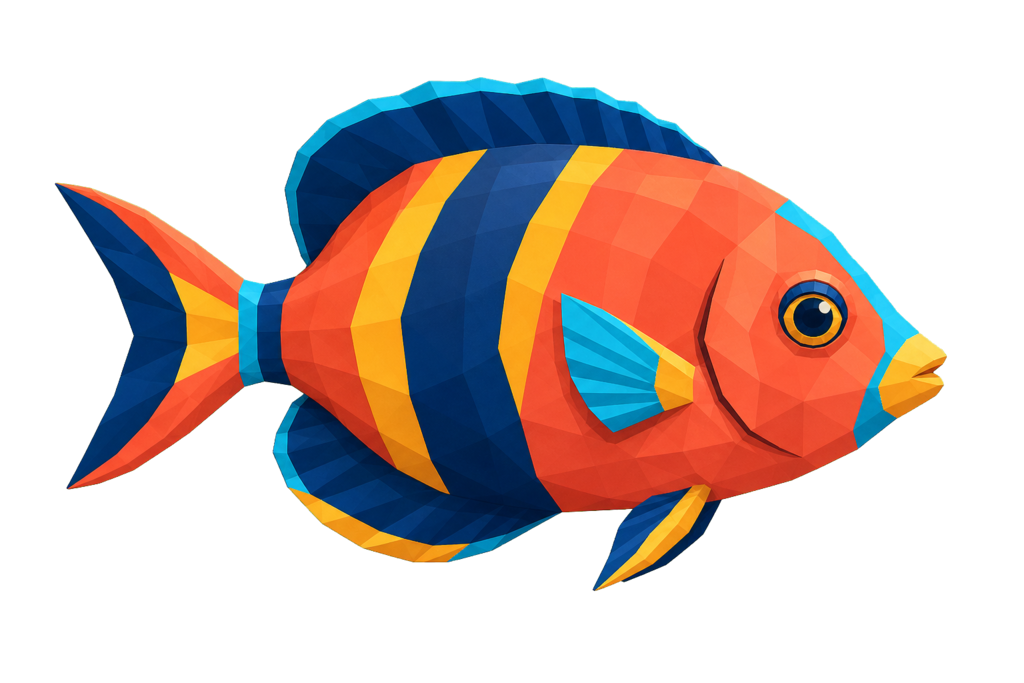
#> input picture src/assets/examples/reef-fish.png, 1024 x 683 px
$ python png_inflate_to_glb.py ../src/assets/examples/reef-fish.png
#> lines starting #> are read from the running program, lines starting #| are printed output that depends on the picture; long printed decimals are rounded
#!/usr/bin/env python3
"""Turn a transparent PNG/WebP into Retrovisor's closed low-poly 2.5D GLB.

This is a dependency-light Python port of src/modules/png-model algorithm v2.
Runtime dependency: Pillow (``python -m pip install Pillow``).
"""
from __future__ import annotations

import argparse, base64, json, math, struct, sys
from array import array
from dataclasses import dataclass
from pathlib import Path
from typing import Iterable
from PIL import Image


def clamp(v, lo, hi): return min(hi, max(lo, v))


@dataclass
class Settings:
    target_size: float = 4.0
    density: int = 40
    alpha_threshold: int = 16
    thickness: float = 0.8
    bulge: float = 1.35
    depth_profile: str = "balanced"
    smoothing: int = 1
    manual_strength: float = 0.75
    mirror_back: bool = True
    edge_depth: float = 0.03
    edge_falloff: float = 0.18
    coverage_threshold: float = 0.2
    component_mode: str = "largest"
    min_component_cells: int = 2
    side_style: str = "sampled"
    side_color: str = "#665533"


def bounds_for_alpha(alpha, w, h, threshold):
    points = [(x, y) for y in range(h) for x in range(w) if alpha[y*w+x] >= threshold]
    if not points: raise ValueError("La imagen es totalmente transparente con el umbral elegido")
    xs, ys = zip(*points)
    return min(xs), min(ys), max(xs)-min(xs)+1, max(ys)-min(ys)+1


def sample_coverage(alpha, iw, b, col, row, cols, rows, threshold):
    bx, by, bw, bh = b
    left, right = bx + col/cols*bw, bx + (col+1)/cols*bw
    top, bottom = by + row/rows*bh, by + (row+1)/rows*bh
    area = max(sys.float_info.epsilon, (right-left)*(bottom-top)); total = 0.0
    for y in range(math.floor(top), math.ceil(bottom)):
        oy = max(0.0, min(bottom, y+1)-max(top, y))
        for x in range(math.floor(left), math.ceil(right)):
            ox = max(0.0, min(right, x+1)-max(left, x)); a = alpha[y*iw+x]
            if a >= threshold: total += ox*oy*(a/255.0)
    return clamp(total/area, 0, 1)


def components(mask, cols, rows):
    labels = [-1]*len(mask); found=[]
    for start, on in enumerate(mask):
        if not on or labels[start] >= 0: continue
        cid=len(found); q=[start]; labels[start]=cid; cells=[]
        for i in q:
            cells.append(i); x=i%cols; y=i//cols
            for n in (i-1 if x else -1, i+1 if x+1<cols else -1,
                      i-cols if y else -1, i+cols if y+1<rows else -1):
                if n >= 0 and mask[n] and labels[n] < 0: labels[n]=cid; q.append(n)
        found.append(cells)
    return labels, found


def silhouette(image: Image.Image, s: Settings):
    w,h=image.size
    if w > 8192 or h > 8192 or w*h > 32*1024*1024:
        raise ValueError("La imagen supera el limite de 8192 px o 32 megapixeles")
    channel=image.getchannel("A")
    alpha=list(channel.get_flattened_data() if hasattr(channel,"get_flattened_data") else channel.getdata())
    b=bounds_for_alpha(alpha,w,h,s.alpha_threshold)
    scale=min(1, s.density/max(b[2],b[3])); cols=max(1,round(b[2]*scale)); rows=max(1,round(b[3]*scale))
    coverage=[]; mask=[]
    for y in range(rows):
        for x in range(cols):
            c=sample_coverage(alpha,w,b,x,y,cols,rows,s.alpha_threshold); coverage.append(c); mask.append(c>=s.coverage_threshold)
    labels, comps=components(mask,cols,rows)
    if not comps: raise ValueError("La silueta muestreada no contiene celdas opacas")
    selected=([max(comps,key=len)] if s.component_mode=="largest" else [c for c in comps if len(c)>=s.min_component_cells])
    if not selected: selected=[max(comps,key=len)]
    keep={i for c in selected for i in c}; mask=[i in keep for i in range(len(mask))]; labels,comps=components(mask,cols,rows)
    dist=[math.inf if v else 0.0 for v in mask]
    def inside(x,y): return 0<=x<cols and 0<=y<rows and mask[y*cols+x]
    for y in range(rows):
        for x in range(cols):
            i=y*cols+x
            if mask[i] and not all((inside(x-1,y),inside(x+1,y),inside(x,y-1),inside(x,y+1))): dist[i]=.5
    rt2=math.sqrt(2)
    for yr,xr,neighbors in ((range(rows),range(cols),((-1,0,1),(0,-1,1),(-1,-1,rt2),(1,-1,rt2))),
                            (range(rows-1,-1,-1),range(cols-1,-1,-1),((1,0,1),(0,1,1),(1,1,rt2),(-1,1,rt2)))):
        for y in yr:
            for x in xr:
                i=y*cols+x
                if mask[i]:
                    for dx,dy,cost in neighbors:
                        nx,ny=x+dx,y+dy
                        if 0<=nx<cols and 0<=ny<rows: dist[i]=min(dist[i],dist[ny*cols+nx]+cost)
    maximum=max(d for d in dist if math.isfinite(d)); norm=[d/maximum if mask[i] else 0 for i,d in enumerate(dist)]
    return dict(iw=w,ih=h,b=b,cols=cols,rows=rows,mask=mask,labels=labels,coverage=coverage,norm=norm,components=len(comps))


def paint(depth, size, spec):
    tool,u,v,radius,strength=spec; cx=clamp(u,0,1)*(size-1); cy=clamp(v,0,1)*(size-1); radius=clamp(radius,1,size/2); source=depth[:]
    for y in range(max(0,math.floor(cy-radius)),min(size-1,math.ceil(cy+radius))+1):
        for x in range(max(0,math.floor(cx-radius)),min(size-1,math.ceil(cx+radius))+1):
            d=math.hypot(x-cx,y-cy)
            if d>radius: continue
            a=clamp(strength,.01,1)*(1-d/radius)**2; i=y*size+x
            if tool=="inflate": depth[i]=clamp(depth[i]+a,-1,1)
            elif tool=="deflate": depth[i]=clamp(depth[i]-a,-1,1)
            elif tool=="erase": depth[i]*=1-a
            else:
                ns=[source[yy*size+xx] for yy in range(max(0,y-1),min(size,y+2)) for xx in range(max(0,x-1),min(size,x+2))]
                depth[i]=source[i]*(1-a)+sum(ns)/len(ns)*a


def generate(g,s,depth_map,map_size):
    C,R=g['cols'],g['rows']; pi=lambda x,y:y*(C+1)+x
    inside=lambda x,y:0<=x<C and 0<=y<R and g['mask'][y*C+x]
    used=[False]*((C+1)*(R+1)); boundary=[False]*len(used); edges=[]
    for y in range(R):
        for x in range(C):
            if not inside(x,y): continue
            comp=g['labels'][y*C+x]
            for p in (pi(x,y),pi(x+1,y),pi(x,y+1),pi(x+1,y+1)): used[p]=True
            for absent,a,b in ((not inside(x-1,y),(x,y),(x,y+1)),(not inside(x,y+1),(x,y+1),(x+1,y+1)),
                               (not inside(x+1,y),(x+1,y+1),(x+1,y)),(not inside(x,y-1),(x+1,y),(x,y))):
                if absent: boundary[pi(*a)]=boundary[pi(*b)]=True; edges.append((comp,a,b))
    def point_source(x,y):
        vals=[g['norm'][yy*C+xx] for yy in (y-1,y) for xx in (x-1,x) if inside(xx,yy)]
        return sum(vals)/len(vals) if vals else 0
    def map_sample(u,v):
        x=clamp(u,0,1)*(map_size-1); y=clamp(v,0,1)*(map_size-1); x0=int(x);y0=int(y);x1=min(map_size-1,x0+1);y1=min(map_size-1,y0+1);fx=x-x0;fy=y-y0
        return (depth_map[y0*map_size+x0]*(1-fx)+depth_map[y0*map_size+x1]*fx)*(1-fy)+(depth_map[y1*map_size+x0]*(1-fx)+depth_map[y1*map_size+x1]*fx)*fy
    maximum=s.thickness*.5; edge=maximum*s.edge_depth; depths=[0.0]*len(used)
    for y in range(R+1):
        for x in range(C+1):
            i=pi(x,y)
            if not used[i]: continue
            if boundary[i]: depths[i]=edge; continue
            d=clamp(point_source(x,y),0,1); taper=(clamp(d/s.edge_falloff,0,1)**2)*(3-2*clamp(d/s.edge_falloff,0,1))
            auto=(math.sqrt(d*(2-d))**s.bulge if s.depth_profile=='organic' else (d**max(1,s.bulge)*.55 if s.depth_profile=='relief' else d**s.bulge))
            ratio=s.edge_depth+(.92-s.edge_depth)*auto*taper+map_sample(x/C,y/R)*s.manual_strength*taper*(1-s.edge_depth)
            depths[i]=maximum*clamp(ratio,s.edge_depth,1)
    for _ in range(s.smoothing):
        nxt=depths[:]
        for y in range(R+1):
            for x in range(C+1):
                i=pi(x,y)
                if not used[i] or boundary[i]: continue
                vals=[depths[pi(xx,yy)] for xx,yy in ((x-1,y),(x+1,y),(x,y-1),(x,y+1)) if 0<=xx<=C and 0<=yy<=R and used[pi(xx,yy)]]
                nxt[i]=clamp((depths[i]*2+sum(vals))/(2+len(vals)),edge,maximum)
        depths=nxt
    aspect=g['b'][2]/g['b'][3]; width=s.target_size if aspect>=1 else s.target_size*aspect; height=s.target_size/aspect if aspect>=1 else s.target_size
    verts=[];uvs=[];faces=[]; cache={}
    def pair(comp,x,y):
        key=(comp,pi(x,y))
        if key not in cache:
            px=(x/C-.5)*width; py=(.5-y/R)*height; z=depths[pi(x,y)]; sx=g['b'][0]+x/C*g['b'][2]; sy=g['b'][1]+y/R*g['b'][3]
            front=len(verts); verts.append((px,py,z));uvs.append((sx/g['iw'],sy/g['ih']))
            back=len(verts); verts.append((px,py,-z));uvs.append(((g['b'][0]+(1-x/C)*g['b'][2])/g['iw'] if s.mirror_back else sx/g['iw'],sy/g['ih']))
            cache[key]=(front,back)
        return cache[key]
    for y in range(R):
        for x in range(C):
            if not inside(x,y):continue
            c=g['labels'][y*C+x];tl=pair(c,x,y);tr=pair(c,x+1,y);bl=pair(c,x,y+1);br=pair(c,x+1,y+1)
            faces += [(tl[0],bl[0],br[0]),(tl[0],br[0],tr[0]),(tl[1],tr[1],br[1]),(tl[1],br[1],bl[1])]
    side_start=len(faces)
    for c,a,b in edges:
        aa=pair(c,*a);bb=pair(c,*b);faces += [(aa[0],aa[1],bb[1]),(aa[0],bb[1],bb[0])]
    return verts,uvs,faces,side_start,dict(width=width,height=height,maximumDepth=max(depths)*2,vertices=len(verts),triangles=len(faces),components=g['components'])


def write_glb(path,image_png,verts,uvs,faces,side_start,s):
    pos=array('f',(v for xyz in verts for v in xyz)).tobytes(); tex=array('f',(v for uv in uvs for v in uv)).tobytes()
    front=array('I',(i for f in faces[:side_start] for i in f)).tobytes(); sides=array('I',(i for f in faces[side_start:] for i in f)).tobytes()
    chunks=[]; blob=bytearray()
    def add(data,target=None):
        while len(blob)%4: blob.append(0)
        off=len(blob);blob.extend(data);chunks.append({'buffer':0,'byteOffset':off,'byteLength':len(data),**({'target':target} if target else {})});return len(chunks)-1
    pv=add(pos,34962);uv=add(tex,34962);fi=add(front,34963);si=add(sides,34963);im=add(image_png)
    mins=[min(v[i] for v in verts) for i in range(3)];maxs=[max(v[i] for v in verts) for i in range(3)]
    acc=[{'bufferView':pv,'componentType':5126,'count':len(verts),'type':'VEC3','min':mins,'max':maxs},{'bufferView':uv,'componentType':5126,'count':len(uvs),'type':'VEC2'},
         {'bufferView':fi,'componentType':5125,'count':len(front)//4,'type':'SCALAR'},{'bufferView':si,'componentType':5125,'count':len(sides)//4,'type':'SCALAR'}]
    rgb=[int(s.side_color[i:i+2],16)/255 for i in (1,3,5)]
    mats=[{'pbrMetallicRoughness':{'baseColorTexture':{'index':0},'metallicFactor':0,'roughnessFactor':1},'doubleSided':False,'alphaMode':'BLEND'},
          ({'pbrMetallicRoughness':{'baseColorTexture':{'index':0},'metallicFactor':0,'roughnessFactor':1}} if s.side_style=='sampled' else {'pbrMetallicRoughness':{'baseColorFactor':rgb+[1],'metallicFactor':0,'roughnessFactor':1}})]
    doc={'asset':{'version':'2.0','generator':'Retrovisor png_inflate_to_glb.py'},'scene':0,'scenes':[{'nodes':[0]}],'nodes':[{'mesh':0,'name':path.stem}],
         'meshes':[{'primitives':[{'attributes':{'POSITION':0,'TEXCOORD_0':1},'indices':2,'material':0},{'attributes':{'POSITION':0,'TEXCOORD_0':1},'indices':3,'material':1}]}],
         'materials':mats,'textures':[{'sampler':0,'source':0}],'samplers':[{'magFilter':9728,'minFilter':9728,'wrapS':33071,'wrapT':33071}],
         'images':[{'bufferView':im,'mimeType':'image/png'}],'accessors':acc,'bufferViews':chunks,'buffers':[{'byteLength':len(blob)}]}
    js=json.dumps(doc,separators=(',',':')).encode();js+=b' ' *((4-len(js)%4)%4);blob+=b'\0'*((4-len(blob)%4)%4)
    out=struct.pack('<III',0x46546c67,2,12+8+len(js)+8+len(blob))+struct.pack('<II',len(js),0x4E4F534A)+js+struct.pack('<II',len(blob),0x004E4942)+blob
    path.write_bytes(out)


def stroke(text):
    p=text.split(',')
    if len(p)!=5 or p[0] not in ('inflate','deflate','smooth','erase'): raise argparse.ArgumentTypeError('formato: herramienta,u,v,radio,fuerza')
    return p[0],float(p[1]),float(p[2]),float(p[3]),float(p[4])


def main():
    p=argparse.ArgumentParser(description='Infla la silueta alfa de una imagen y crea un GLB 2.5D cerrado.')
    p.add_argument('input',type=Path);p.add_argument('output',type=Path,nargs='?')
    for name,typ,default in [('target-size',float,4),('density',int,40),('alpha-threshold',int,16),('thickness',float,.8),('bulge',float,1.35),('smoothing',int,1),('manual-strength',float,.75),('edge-depth',float,.03),('edge-falloff',float,.18),('coverage-threshold',float,.2),('min-component-cells',int,2)]: p.add_argument('--'+name,type=typ,default=default)
    p.add_argument('--depth-profile',choices=['balanced','organic','relief'],default='balanced');p.add_argument('--component-mode',choices=['largest','all'],default='largest');p.add_argument('--side-style',choices=['sampled','solid'],default='sampled');p.add_argument('--side-color',default='#665533');p.add_argument('--no-mirror-back',action='store_true');p.add_argument('--stroke',action='append',type=stroke,default=[]);p.add_argument('--depth-map-size',type=int,default=64);p.add_argument('--analysis-json',type=Path)
    a=p.parse_args(); out=a.output or a.input.with_suffix('.glb'); kw={k.replace('-','_'):v for k,v in vars(a).items() if k.replace('-','_') in Settings.__annotations__};kw['mirror_back']=not a.no_mirror_back;s=Settings(**kw)
    s.target_size=clamp(s.target_size,.25,50);s.density=int(clamp(s.density,12,72));s.alpha_threshold=int(clamp(s.alpha_threshold,1,254));s.thickness=clamp(s.thickness,.02,20);s.bulge=clamp(s.bulge,.25,4);s.smoothing=int(clamp(s.smoothing,0,4));s.manual_strength=clamp(s.manual_strength,0,2);s.edge_falloff=clamp(s.edge_falloff,.02,.8);s.edge_depth=clamp(s.edge_depth,0,.25);s.coverage_threshold=clamp(s.coverage_threshold,.01,1);s.min_component_cells=int(clamp(s.min_component_cells,1,256))
    if not (len(s.side_color)==7 and s.side_color[0]=='#' and all(c in '0123456789abcdefABCDEF' for c in s.side_color[1:])): raise ValueError('--side-color debe tener formato #RRGGBB')
    image=Image.open(a.input).convert('RGBA');g=silhouette(image,s);size=int(clamp(a.depth_map_size,8,96));dm=[0.0]*(size*size)
#> in main, image is the input picture: PIL image 1024x683 RGBA; mean R, G, B, A 53.5, 36.9, 32.6, 98.9
#> in silhouette, `channel=image.getchannel("A")`:
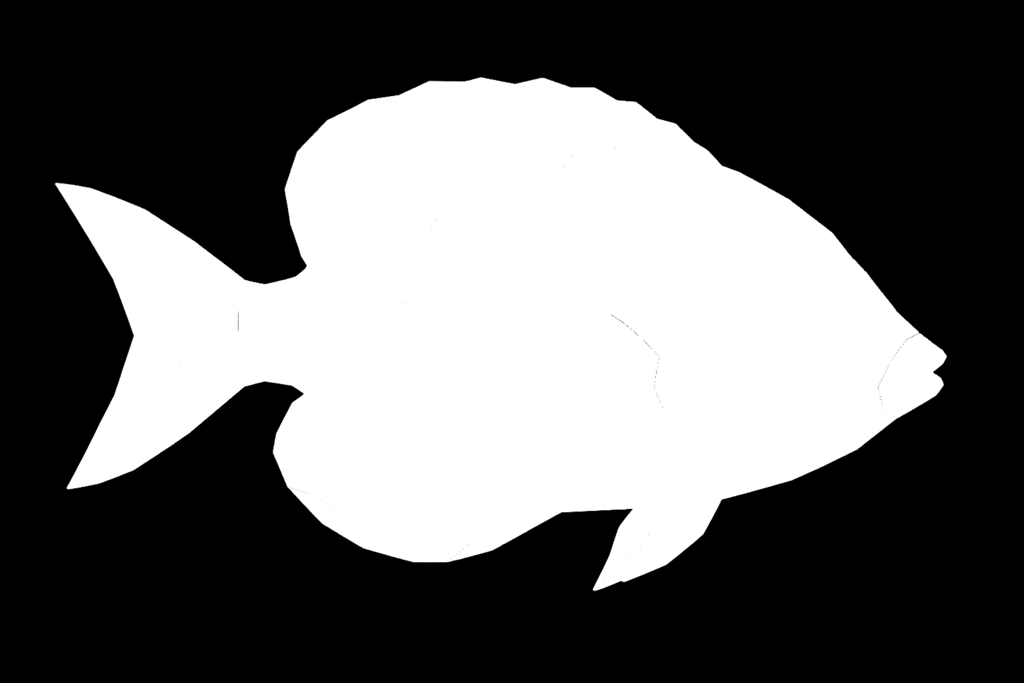
#> channel: PIL image 1024x683 L; min 0, max 255, mean 98.9
#> in silhouette, `alpha=list(channel.get_flattened_data() if hasattr(channel,"get_flatte..`: alpha = 699392 items
#> in bounds_for_alpha, `points = [(x, y) for y in range(h) for x in range(w) if alpha[y*w+x] >..`: points = 273145 items
#> in silhouette, `b=bounds_for_alpha(alpha,w,h,s.alpha_threshold)`: b = (54, 77, 893, 514)
#> in silhouette, `scale = min(1, s.density / max(b[2], b[3]))`: scale = 0.0448
#> in silhouette, `cols = max(1, round(b[2] * scale))`: cols = 40
#> in silhouette, `rows = max(1, round(b[3] * scale))`: rows = 23
#> the loop in silhouette, `for y in range(rows):` made 23 passes
#> the loop in components, `for start, on in enumerate(mask):` made 920 passes
#> on on passes 1 to 3: False, False, False
#> the loop in components (call 2), `for start, on in enumerate(mask):` made 920 passes
#> the loop in silhouette, `for yr,xr,neighbors in ((range(rows),range(cols),((-1,0,1),(0,-1,1),(-..` made 2 passes
#> neighbors on passes 1 to 2: ((-1, 0, 1), (0, -1, 1), (-1, -1, 1.41), (1, -1, 1.41)), ((1, 0, 1), (0, 1, 1), (1, 1, 1.41), (-1, 1, 1.41))
    for spec in a.stroke: paint(dm,size,spec)
    verts,uvs,faces,side_start,analysis=generate(g,s,dm,size)
#> the loop in generate, `for _ in range(s.smoothing):` made 1 pass
#> the loop in generate, `for c,a,b in edges:` made 156 passes
#> (a, b) on passes 1 to 3: ((15, 0), (15, 1)), ((16, 0), (15, 0)), ((17, 0), (16, 0))
    import io
    buf=io.BytesIO();image.save(buf,'PNG');out.parent.mkdir(parents=True,exist_ok=True);write_glb(out,buf.getvalue(),verts,uvs,faces,side_start,s)
    if a.analysis_json: a.analysis_json.write_text(json.dumps(analysis,indent=2),encoding='utf-8')
    print(json.dumps({'output':str(out.resolve()),**analysis},ensure_ascii=False))
#| {"output": "src/assets/examples/reef-fish.glb", "width": 4, "height": 2.302, "maximumDepth": 0.6856, "vertices": 1314, "triangles": 2624, "components": 1}


if __name__=='__main__':
    try: main()
    except Exception as e: print(f'error: {e}',file=sys.stderr);sys.exit(1)
